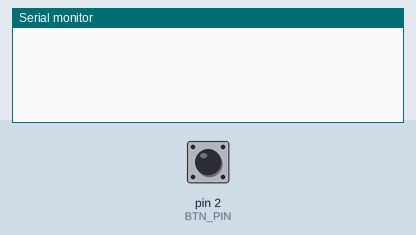
A sketch run on a simulated Arduino Uno, built with avr-gcc and run on an emulated ATmega328P. Parts: the last lines printed to the serial monitor. The test bench sets the inputs (shaded band); at power-on: pin 2 (BTN_PIN) HIGH.

Above: at 1.2 s.
1.3 s: pin 2 (BTN_PIN) pulled LOW for 0.15 s
At 1.6 s:
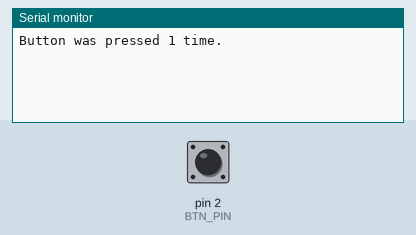
2.9 s: pin 2 (BTN_PIN) pulled LOW for 1 s
At 4.1 s:
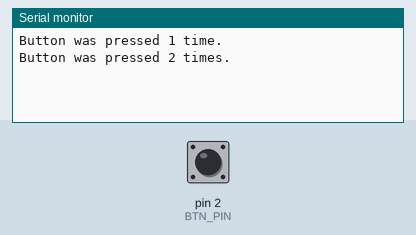
5.4 s: pin 2 (BTN_PIN) pulled LOW for 0.15 s
At 6.0 s:
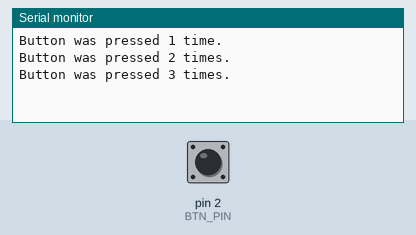

The sketch:

Task1.2P.ino
```cpp
// Pins
const uint8_t BTN_PIN = 2;

// Global
int btn_presses = 0;

void setup() {
    pinMode(BTN_PIN, INPUT_PULLUP);

    attachInterrupt(digitalPinToInterrupt(BTN_PIN), toggle, FALLING);

  	Serial.begin(9600);
}

void loop() {
    delay(500);
}

void toggle() {
  	btn_presses += 1;
    Serial.print("Button was pressed ");
  	Serial.print(btn_presses);
  if (btn_presses == 1) {
    Serial.println(" time.");
  } else {
    Serial.println(" times.");
  }
}
```

Measured:
- after the input at 1.3 s, the serial monitor: prints a new line at once (image 1)
- after the input at 2.9 s, the serial monitor: prints a new line at once (image 2)
- after the input at 5.4 s, the serial monitor: prints a new line at once (image 3)
